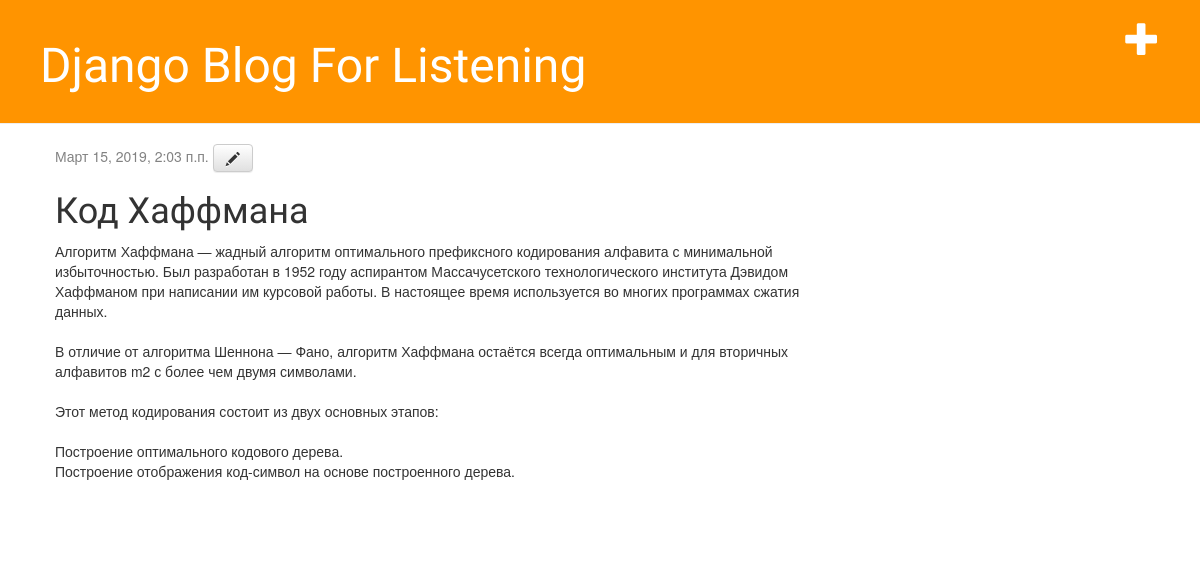
The app's page /post/2/ with its own data.
### blog/models.py (models this page shows, shortened)
class Post(models.Model):
    author = models.ForeignKey(settings.AUTH_USER_MODEL, on_delete=models.CASCADE)
    title = models.CharField(max_length=200)
    text = models.TextField()
    created_date = models.DateTimeField(default=timezone.now)
    published_date = models.DateTimeField(blank=True, null=True)

### blog/views.py (the view)
# urls.py: path('post/<int:pk>/', views.post_detail, name='post_detail'),
def post_detail(request, pk):
    post = get_object_or_404(Post, pk=pk)
    return render(request, 'blog/post_detail.html', {'post': post})

### blog/templates/blog/post_detail.html
{% extends 'blog/base.html' %}
{% block content %}
    <div class="post">
        {% if post.published_date %}
            <div class="date">
                {{ post.published_date }}
                <a class="btn btn-default" href="{% url 'post_edit' pk=post.pk %}"><span class="glyphicon glyphicon-pencil"></span></a>
            </div>
        {% endif %}
        <h1>{{ post.title }}</h1>
        <p>{{ post.text|linebreaksbr }}</p>
    </div>
{% endblock %}

### records on screen
Post: published_date "Март 15, 2019, 2:03 п.п.", title "Код Хаффмана", text "Алгоритм Хаффмана — жадный алгоритм оптимального префиксного кодирования алфавита с минимальной избыточностью. Был разработан в 1952 году аспирантом Массачусетского технологического института Дэвидом Хаффманом при написании им курсовой работы. В настоящее время используется во многих программах сжатия данных. В отличие от алгоритма Шеннона — Фано, алгоритм Хаффмана остаётся всегда оптимальным и для вторичных алфавитов m2 с более чем двумя символами. Этот метод кодирования состоит из двух основных этапов: Построение оптимального кодового дерева. Построение отображения код-символ на основе построенного дерева."
